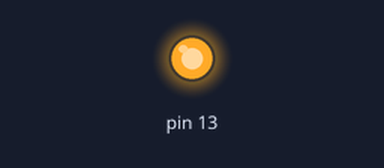
The sketch below on a simulated Arduino Uno, built with avr-gcc and run on an emulated ATmega328P. Parts: output pins drawn as LEDs (lit = HIGH).

Above: at 0.1 s.
Timing chart, 0 to 1.6 s (numbered marks = the images above):
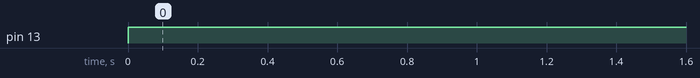

Measured:
- by itself, pin 13: LOW → HIGH at 0.00 s

The sketch:

sketch_nov20e.ino
```cpp
void setup() {
  // put your setup code here, to run once:
pinMode(13,OUTPUT);
digitalWrite(13,LOW);//initially set the pin to low
delay(1);
}

void loop() {
  // put your main code here, to run repeatedly:
  digitalWrite(13,HIGH);
  delay(1000);
  digitalWrite(13,HIGH);
  delay(1000);

}
```
